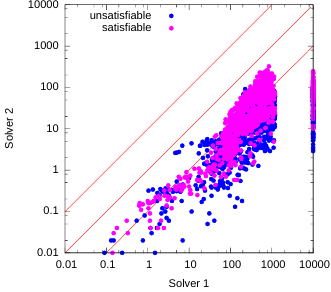

Here is the gnuplot script that generated this plot:
set size square
set xrange [0.01:10000.0]
set yrange [0.01:10000.0]
set key left top
# set key off
set logscale x
set logscale y
set xlabel 'Solver 1'
set ylabel 'Solver 2'
set title ''
set terminal pdf 
set output 'scatter.pdf'
set pointsize 0.5

plot x notitle lt 1, 10*x notitle lt 1, x/10 notitle lt 1, \
     'scatter_data.txt' using ($2==0 ? $3 : -1):($2==0 ? $4 : -1) title 'unsatisfiable' with points pointtype 7 lt 3, \
     'scatter_data.txt' using ($2==1 ? $3 : -1):($2==1 ? $4 : -1) title 'satisfiable' with points pointtype 7 lt 4

